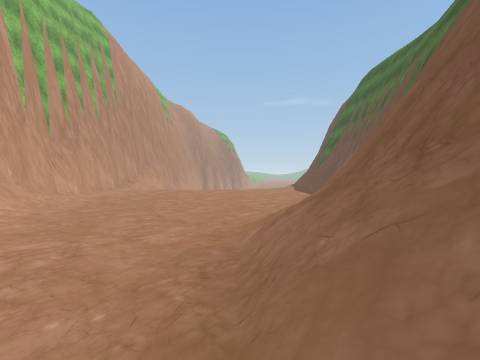
View 1 (above)

19 first-person views from a walk through a scene from a Unity 3-D project. The camera is 1.3 m above the floor, tilts 2° down and sees 90° across. The floor is counted in squares, 2 m on a side. Each view is taken from the middle of a square. On the plan, view 1 faces up. The plan holds only what a view shows up to about 9 squares ahead; the rest is blank. The place goes on beyond the plan. The player character is not drawn. Some animated figures are left out. Some surface patterns are stand-ins.

View 2
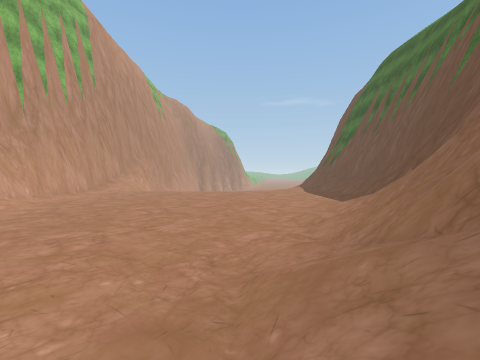

View 3
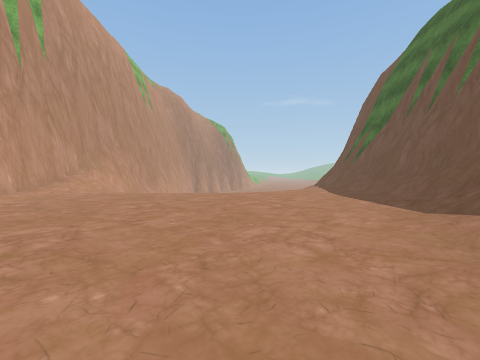

View 4
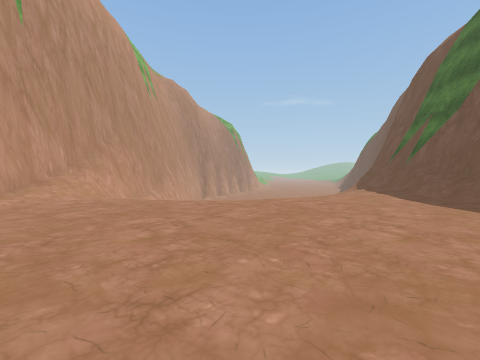

View 5
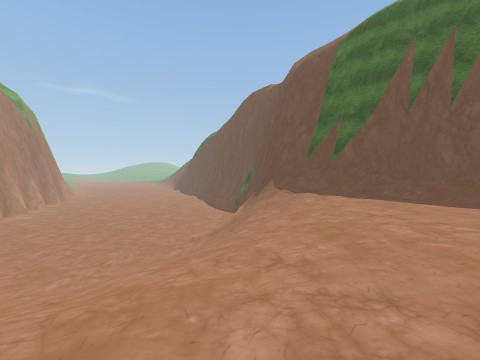

View 6
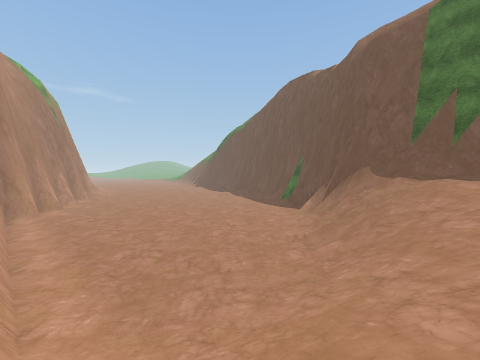

View 7
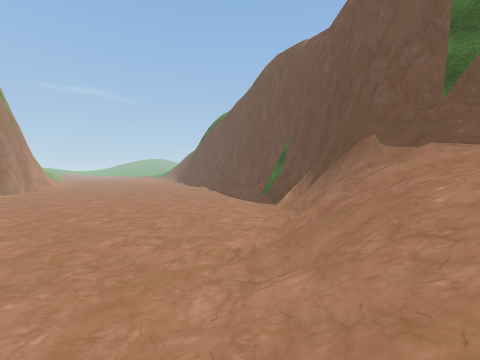

View 8
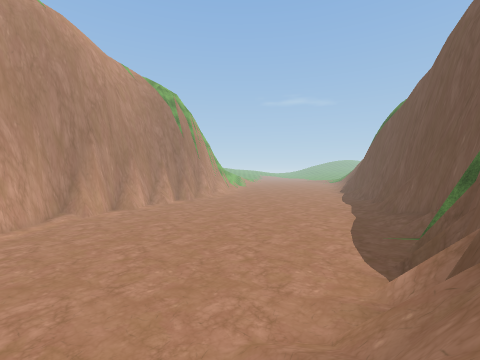

View 9
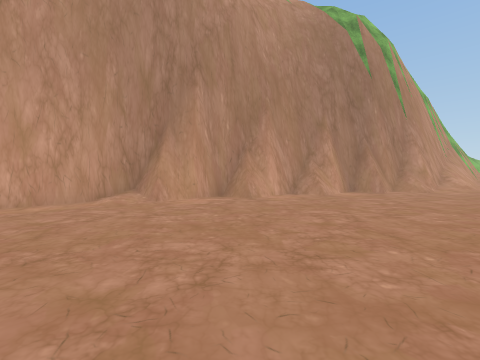

View 10
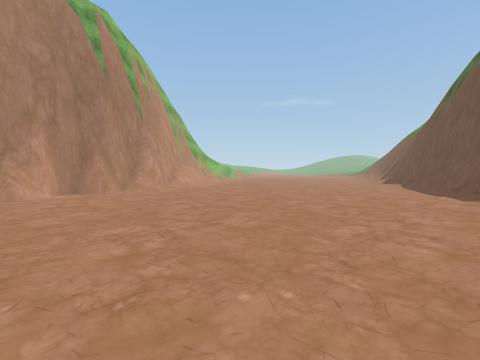

View 11
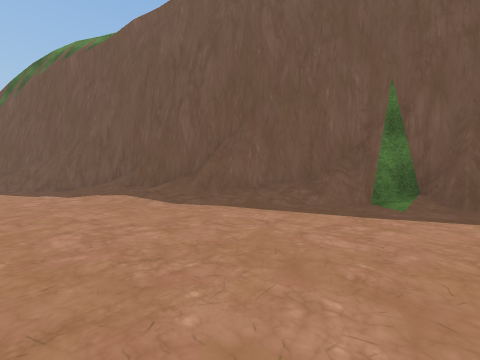

View 12
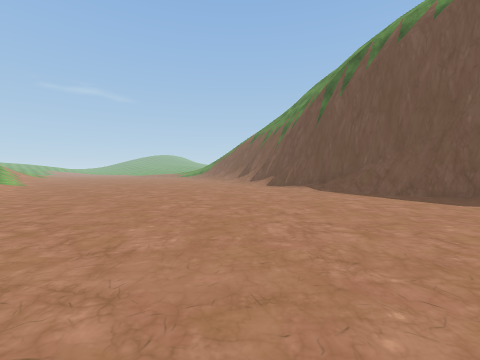

View 13
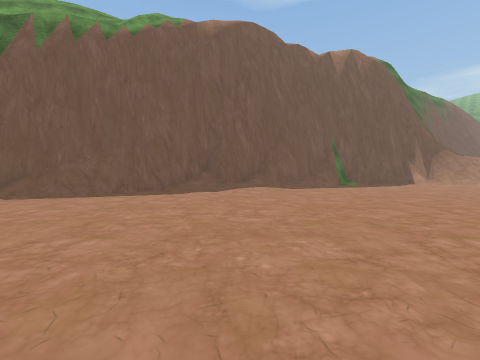

View 14
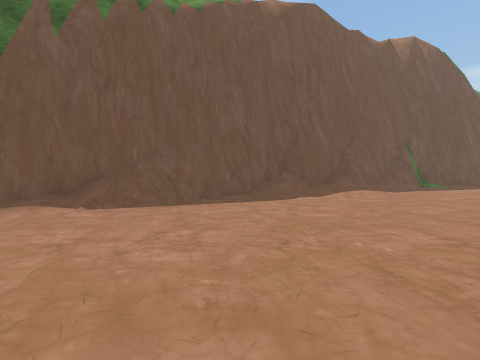

View 15
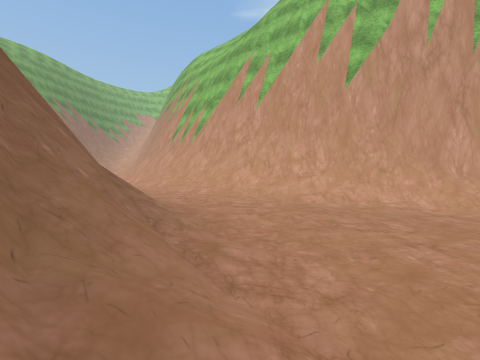

View 16
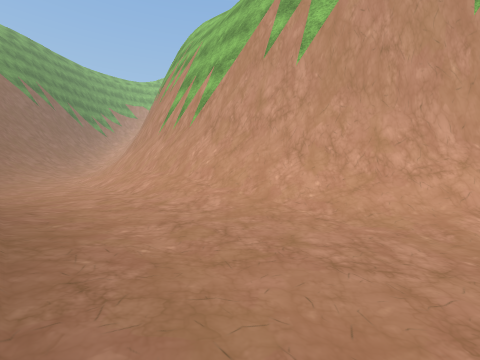

View 17
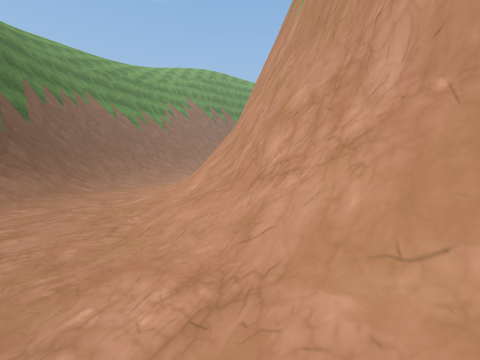

View 18
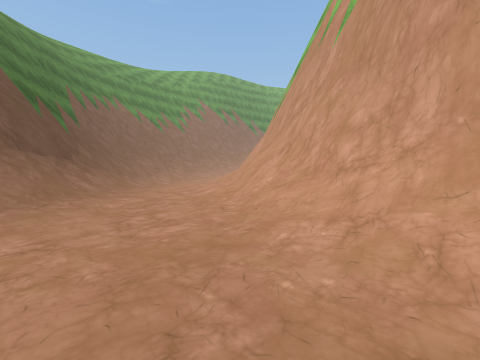

View 19
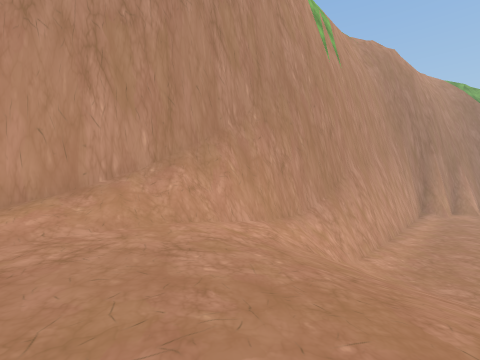

### Floor plan
Key: @ floor where view 1 was taken; # wall or solid block; . main floor; : floor 1.75 m higher than the main floor; + floor 2.5 m higher than the main floor; * floor 3.25 m higher than the main floor; / step, stairs or slope; = window, fence, low wall or low ledge; v drop or lower ground.
Columns run from 8 left of view 1 to 14 right of it. Each row starts with its distance up from view 1.
 36          #..........#v
 35         ##..........#v/
 34      vv #..........=#v/
 33      v ##..........##v/
 32        #...........##v/
 31       ##...........#v//
 30       #............#v/
 29      ##...........##v
 28      #............# v
 27     ##...........##v/
 26     #............##v/
 25     #............# v
 24     #...........=#
 23     #...........##v
 22     #..........##v
 21     #.........## v
 20  v  #........## v
 19  v  #....../###vv
 18  v ##...../=###v
 17  v ##/../////# v
 16  v #/////////# v
 15   ##///////+/# v
 14   ##//:/++++/# v/
 13   #/++++++++/# v/
 12   #*++++++++/# v
 11 v #*++++++++/# v/
 10 v #++++++++*## v/
  9 v #++++++++/##v/
  8 v #++++++++/# v/
  7   #/++++++/## v
  6   #/++++++/##vv
  5   ##****+/## v
  4   ##*****=#
  3  v##=***/##
  2  v ##***/##
  1    ##***/##
  0   v #=**@##
 -1   v ##**/##
 -2   v ##**/##
 -3   v  #***/## v
 -4   v  #***/###vv
 -5      #***//##v
 -6      #***
 -7       **/

Positions as (right, up) in squares from view 1, and headings:
1: (0, 0), facing up
2: (0, 2), facing up
3: (0, 5), facing up
4: (-1, 7), facing up
5: (-3, 12), facing up-right
6: (-4, 15), facing up-right
7: (-1, 16), facing up-right
8: (3, 17), facing up
9: (2, 24), facing up-left
10: (4, 25), facing up
11: (3, 26), facing right
12: (3, 31), facing up-right
13: (3, 35), facing down-right
14: (6, 36), facing down-right
15: (2, 6), facing down-left
16: (0, 3), facing down-left
17: (-4, 4), facing down
18: (-3, 5), facing down
19: (-2, 12), facing up-left
